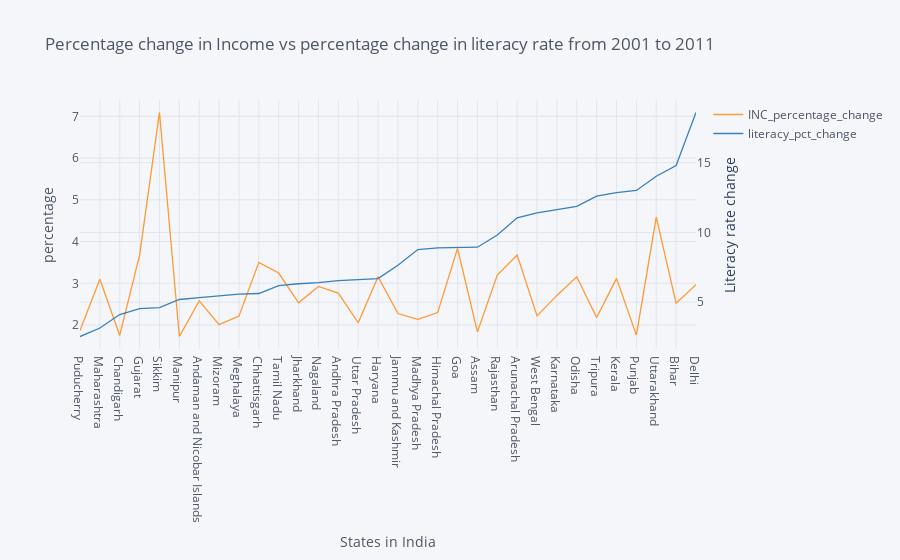

Source (notebook cell):
### Code cell
# sorting and ploting percentage change in Literacy rate

df1.sort_values(by='literacy_pct_change').iplot(kind='line',x='States_Union Territories',y='INC_percentage_change',
                                               secondary_y='literacy_pct_change',secondary_y_title='Literacy rate change',
                                               title='Percentage change in Income vs percentage change in literacy rate from 2001 to 2011',
                                                yTitle='percentage',xTitle = 'States in India')

### Figure 1 — Plotly figure (JSON) as saved in the notebook; plotly's stock layout.template omitted (floating-point values rounded to 4 significant figures)
{"data": [{"line": {"color": "rgba(255, 153, 51, 1.0)", "dash": "solid", "shape": "linear", "width": 1.3}, "mode": "lines", "name": "INC_percentage_change", "text": "", "type": "scatter", "x": ["Puducherry", "Maharashtra", "Chandigarh", "Gujarat", "Sikkim", "Manipur", "Andaman and Nicobar Islands", "Mizoram", "Meghalaya", "Chhattisgarh", "Tamil Nadu", "Jharkhand", "Nagaland", "Andhra Pradesh", "Uttar Pradesh", "Haryana", "Jammu and Kashmir", "Madhya Pradesh", "Himachal Pradesh", "Goa", "Assam", "Rajasthan", "Arunachal Pradesh", "West Bengal", "Karnataka", "Odisha", "Tripura", "Kerala", "Punjab", "Uttarakhand", "Bihar", "Delhi"], "y": [1.866, 3.095, 1.75, 3.675, 7.094, 1.724, 2.579, 2.008, 2.214, 3.502, 3.246, 2.533, 2.924, 2.767, 2.055, 3.156, 2.275, 2.134, 2.298, 3.838, 1.837, 3.196, 3.677, 2.219, 2.71, 3.158, 2.182, 3.118, 1.758, 4.585, 2.52, 2.969]}, {"line": {"color": "rgba(55, 128, 191, 1.0)", "dash": "solid", "shape": "linear", "width": 1.3}, "mode": "lines", "name": "literacy_pct_change", "text": "", "type": "scatter", "x": ["Puducherry", "Maharashtra", "Chandigarh", "Gujarat", "Sikkim", "Manipur", "Andaman and Nicobar Islands", "Mizoram", "Meghalaya", "Chhattisgarh", "Tamil Nadu", "Jharkhand", "Nagaland", "Andhra Pradesh", "Uttar Pradesh", "Haryana", "Jammu and Kashmir", "Madhya Pradesh", "Himachal Pradesh", "Goa", "Assam", "Rajasthan", "Arunachal Pradesh", "West Bengal", "Karnataka", "Odisha", "Tripura", "Kerala", "Punjab", "Uttarakhand", "Bihar", "Delhi"], "xaxis": "x", "y": [2.53, 3.14, 4.11, 4.54, 4.61, 5.19, 5.33, 5.46, 5.58, 5.62, 6.19, 6.32, 6.4, 6.55, 6.64, 6.69, 7.64, 8.77, 8.89, 8.92, 8.94, 9.81, 11.05, 11.41, 11.64, 11.87, 12.61, 12.85, 13.01, 14.03, 14.8, 18.61], "yaxis": "y2"}], "layout": {"legend": {"bgcolor": "#F5F6F9", "font": {"color": "#4D5663"}}, "paper_bgcolor": "#F5F6F9", "plot_bgcolor": "#F5F6F9", "title": {"font": {"color": "#4D5663"}, "text": "Percentage change in Income vs percentage change in literacy rate from 2001 to 2011"}, "xaxis": {"gridcolor": "#E1E5ED", "showgrid": true, "tickfont": {"color": "#4D5663"}, "title": {"font": {"color": "#4D5663"}, "text": "States in India"}, "zerolinecolor": "#E1E5ED"}, "yaxis": {"gridcolor": "#E1E5ED", "showgrid": true, "tickfont": {"color": "#4D5663"}, "title": {"font": {"color": "#4D5663"}, "text": "percentage"}, "zerolinecolor": "#E1E5ED"}, "yaxis2": {"anchor": "x", "gridcolor": "#E1E5ED", "overlaying": "y", "showgrid": true, "side": "right", "tickfont": {"color": "#4D5663"}, "title": {"text": "Literacy rate change"}, "zerolinecolor": "#E1E5ED"}}}
